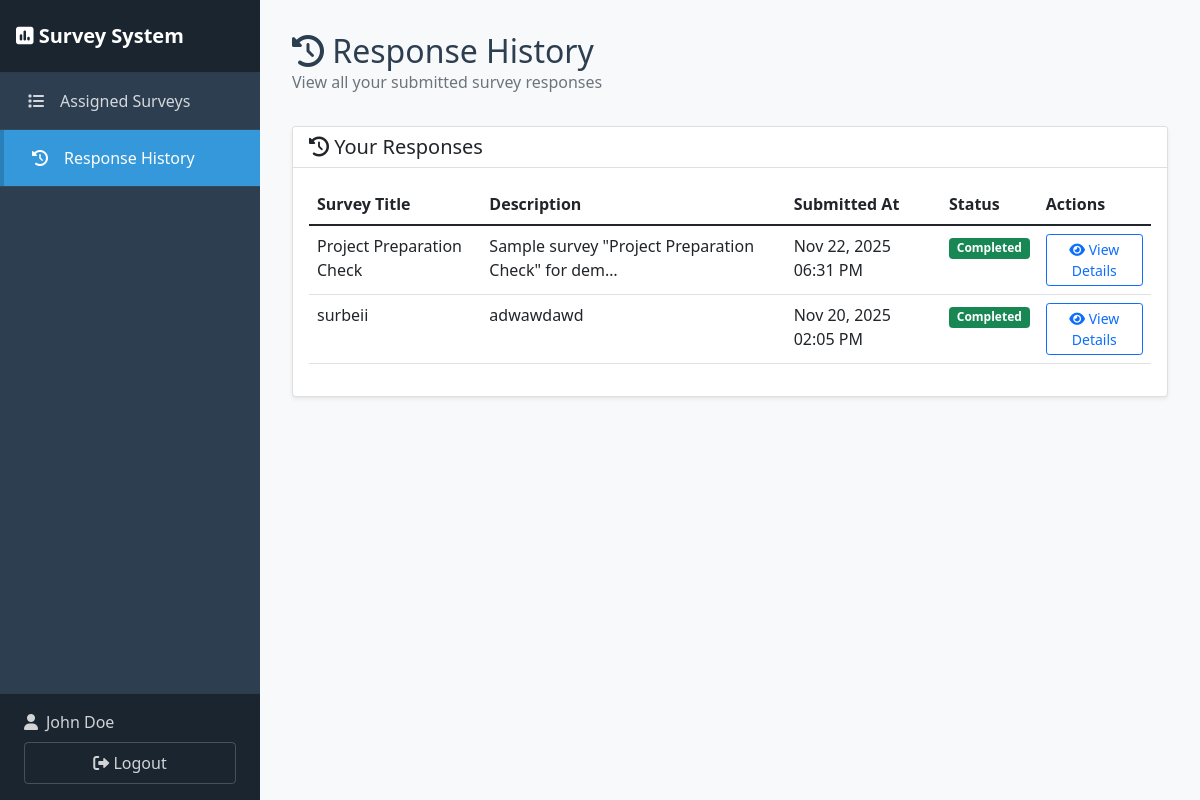
Screenshot of /student/responses/ (signed in) with the database file from the repository.
### myapp/models.py (models this page shows, shortened)
class Response(models.Model):
    survey = models.ForeignKey(Survey, on_delete=models.CASCADE, related_name='responses')
    student = models.ForeignKey(User, on_delete=models.CASCADE, related_name='survey_responses')
    submitted_at = models.DateTimeField(auto_now_add=True)
    class Meta:
        unique_together = ['survey', 'student']

class Survey(models.Model):
    title = models.CharField(max_length=200)
    description = models.TextField(blank=True)
    created_by = models.ForeignKey(User, on_delete=models.CASCADE, related_name='created_surveys')
    assigned_sections = models.ManyToManyField(Section, related_name='surveys')
    is_active = models.BooleanField(default=True)
    is_published = models.BooleanField(default=False, help_text='Surveys remain hidden from students until published.')
    open_time = models.DateTimeField(null=True, blank=True, help_text="Time when the survey opens for students. If not set, survey opens immediately when published.")
    due_date = models.DateTimeField()
    is_archived = models.BooleanField(default=False, help_text='Archived surveys are hidden from students until restored.')
    time_limit_minutes = models.PositiveIntegerField(
        null=True,
        blank=True,
        help_text='Optional time limit (in minutes) for completing the survey.'
    )
    created_at = models.DateTimeField(auto_now_add=True)
    updated_at = models.DateTimeField(auto_now=True)

### myapp/views.py (the view)
# urls.py: path("student/responses/", views.student_response_history, name="student_response_history"),
@login_required
def student_response_history(request):
    if not hasattr(request.user, 'profile') or request.user.profile.role != 'student':
        messages.error(request, 'Access denied.')
        return redirect('home')
    responses = Response.objects.filter(student=request.user).order_by('-submitted_at')
    return render(request, 'student/response_history.html', {
        'responses': responses
    })

### myapp/context_processors.py (called while the page is built)
def teacher_context(request):
    context = {}
    if request.user.is_authenticated and hasattr(request.user, 'profile'):
        if request.user.profile.role == 'teacher':
            context['archived_surveys_count'] = Survey.objects.filter(
                created_by=request.user,
                is_archived=True
            ).count()
    return context

### templates/student/response_history.html (shortened to what this page needs)
{% extends 'student/student_base.html' %}
{% block content %}
<div class="page-header">
    <h2><i class="fas fa-history"></i> Response History</h2>
    <p class="text-muted">View all your submitted survey responses</p>
</div>
{% if responses %}
<div class="card">
    <div class="card-header">
        <h5 class="mb-0">
            <i class="fas fa-history"></i> Your Responses
        </h5>
    </div>
    <div class="card-body">
        <div class="table-responsive">
            <table class="table table-hover">
                <thead>
                    <tr>
                        <th>Survey Title</th>
                        <th>Description</th>
                        <th>Submitted At</th>
                        <th>Status</th>
                        <th>Actions</th>
                    </tr>
                </thead>
                <tbody>
                    {% for response in responses %}
                    <tr>
                        <td>{{ response.survey.title }}</td>
                        <td>{{ response.survey.description|truncatechars:50 }}</td>
                        <td>{{ response.submitted_at|date:"M d, Y h:i A" }}</td>
                        <td>
                            <span class="badge bg-success">Completed</span>
                        </td>
                        <td>
                            <button class="btn btn-sm btn-outline-primary view-details-btn"
                                    data-response-id="{{ response.id }}"
                                    data-bs-toggle="modal"
                                    data-bs-target="#responseDetailsModal">
                                <i class="fas fa-eye"></i> View Details
                            </button>
                        </td>
                    </tr>
                    {% endfor %}
                </tbody>
            </table>
        </div>
    </div>
</div>
{% endif %}
{% endblock %}

### templates/student/student_base.html (shortened to what this page needs)
<!DOCTYPE html>
<html lang="en">
<head>
    <link href="https://cdn.jsdelivr.net/npm/bootstrap@5.1.3/dist/css/bootstrap.min.css" rel="stylesheet">
    <link href="https://cdnjs.cloudflare.com/ajax/libs/font-awesome/6.0.0/css/all.min.css" rel="stylesheet">
    <link href="{% load static %}{% static 'css/style.css' %}" rel="stylesheet">
</head>
<body>
    <aside class="sidebar" id="sidebar">
        <div class="sidebar-header">
            <h4><i class="fas fa-poll"></i> Survey System</h4>
        </div>
        <ul class="sidebar-menu">
            <li>
                <a href="{% url 'student_assigned_surveys' %}" class="{% if request.resolver_match.url_name == 'student_assigned_surveys' or request.resolver_match.url_name == 'take_survey' %}active{% endif %}">
                    <i class="fas fa-list"></i>
                    <span>Assigned Surveys</span>
                </a>
            </li>
            <li>
                <a href="{% url 'student_response_history' %}" class="{% if request.resolver_match.url_name == 'student_response_history' %}active{% endif %}">
                    <i class="fas fa-history"></i>
                    <span>Response History</span>
                </a>
            </li>
        </ul>
        <div class="sidebar-footer">
            <div class="user-info">
                <i class="fas fa-user"></i>
                <span>{{ user.first_name }} {{ user.last_name }}</span>
            </div>
            <form method="post" action="{% url 'logout' %}" class="d-inline">
                <button type="submit" class="logout-btn">
                    <i class="fas fa-sign-out-alt"></i> Logout
                </button>
            </form>
        </div>
    </aside>
    <main class="main-content">
        {% block content %}
        {% endblock %}
    </main>
    <div class="toast-container position-fixed bottom-0 start-50 translate-middle-x p-3" style="z-index: 1055;">
    </div>
    <script src="{% load static %}{% static 'js/main.js' %}"></script>
</body>
</html>

### static/css/style.css (style rules this page uses)
body { font-family: 'Segoe UI', Tahoma, Geneva, Verdana, sans-serif; background-color: #f8f9fa; }
.card { box-shadow: 0 0.125rem 0.25rem rgba(0, 0, 0, 0.075); border: 1px solid rgba(0, 0, 0, 0.125); }
.card-header { background-color: #fff; border-bottom: 1px solid rgba(0, 0, 0, 0.125); }
.table th { border-top: none; font-weight: 600; }
.badge { font-size: 0.75em; }

### templates/student/student_base.html (style rules this page uses)
:root { --sidebar-width: 260px; --sidebar-bg: #2c3e50; --sidebar-hover: #34495e; --sidebar-active: #3498db; }
body { overflow-x: hidden; }
.sidebar { position: fixed; top: 0; left: 0; height: 100vh; width: var(--sidebar-width); background-color: var(--sidebar-bg); color: white; padding: 0; z-index: 1000; overflow-y: auto; transition: transform 0.3s ease; }
.sidebar-header { padding: 1.5rem 1rem; background-color: #1a252f; border-bottom: 1px solid rgba(255, 255, 255, 0.1); }
.sidebar-header h4 { margin: 0; font-size: 1.25rem; font-weight: 600; }
.sidebar-menu { list-style: none; padding: 0; margin: 0; }
.sidebar-menu li { border-bottom: 1px solid rgba(255, 255, 255, 0.05); }
.sidebar-menu a { display: flex; align-items: center; padding: 1rem 1.5rem; color: rgba(255, 255, 255, 0.8); text-decoration: none; transition: all 0.3s ease; }
.sidebar-menu a.active { background-color: var(--sidebar-active); color: white; border-left: 4px solid #2980b9; }
.sidebar-menu a i { width: 24px; margin-right: 0.75rem; text-align: center; }
.sidebar-footer { position: absolute; bottom: 0; left: 0; right: 0; padding: 1rem 1.5rem; background-color: #1a252f; border-top: 1px solid rgba(255, 255, 255, 0.1); }
.sidebar-footer .user-info { display: flex; align-items: center; color: rgba(255, 255, 255, 0.8); margin-bottom: 0.5rem; }
.sidebar-footer .user-info i { margin-right: 0.5rem; }
.sidebar-footer .logout-btn { width: 100%; background-color: transparent; border: 1px solid rgba(255, 255, 255, 0.2); color: rgba(255, 255, 255, 0.8); padding: 0.5rem; border-radius: 4px; transition: all 0.3s ease; }
.main-content { margin-left: var(--sidebar-width); padding: 2rem; min-height: 100vh; background-color: #f8f9fa; }
.page-header { margin-bottom: 2rem; }
.page-header h2 { margin: 0; color: #2c3e50; }

### rows the page displays
Response: survey "Project Preparation Check", survey.description "Sample survey \"Project Preparation Check\" for dem…", submitted_at "Nov 22, 2025 06:31 PM"
Response: survey "surbeii", survey.description "adwawdawd", submitted_at "Nov 20, 2025 02:05 PM"

### other values shown
{{ user.first_name }} "John"
{{ user.last_name }} "Doe"
